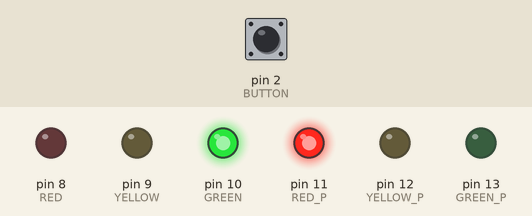
A sketch run on a simulated Arduino Uno, built with avr-gcc and run on an emulated ATmega328P. Parts: output pins drawn as LEDs (lit = HIGH). The test bench sets the inputs (shaded band); at power-on: pin 2 (BUTTON) LOW.

Above: at 1.2 s.
1.3 s: pin 2 (BUTTON) pulled HIGH for 0.15 s
At 2.7 s:
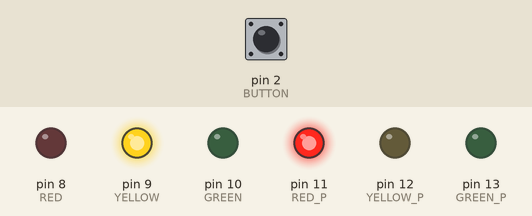
At 9.7 s:
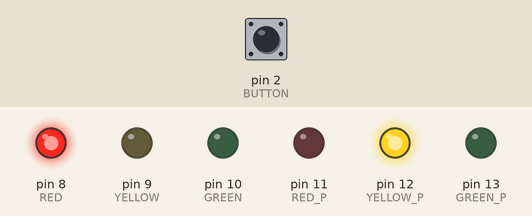
10.4 s: pin 2 (BUTTON) pulled HIGH for 1 s
At 16.2 s:
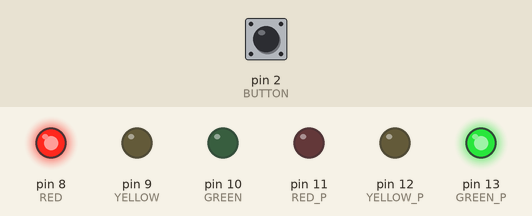
Timing chart, 0 to 22.8 s (numbered marks = the images above; inputs shaded):
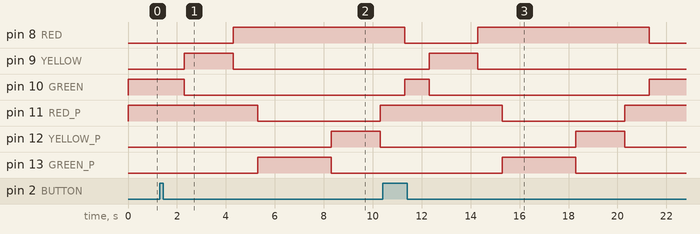

Measured:
- after the input at 1.3 s, pin 8 (RED): LOW → HIGH after 3.0 s; pin 9 (YELLOW): LOW → HIGH after 1.0 s, → LOW 2.0 s later; pin 10 (GREEN): HIGH → LOW after 1.0 s; pin 11 (RED_P): HIGH → LOW after 4.0 s, → HIGH 5.0 s later; pin 12 (YELLOW_P): LOW → HIGH after 7.0 s, → LOW 2.0 s later
- after the input at 10.4 s, pin 9 (YELLOW): LOW → HIGH after 1.9 s, → LOW 2.0 s later; pin 11 (RED_P): HIGH → LOW after 4.9 s, → HIGH 5.0 s later; pin 12 (YELLOW_P): LOW → HIGH after 7.9 s, → LOW 2.0 s later; pin 13 (GREEN_P): LOW → HIGH after 4.9 s, → LOW 3.0 s later

The sketch:

two_semaphore_pawn.ino
```cpp
#include <LiquidCrystal.h>
#include <Wire.h>

#define GREEN_P 13
#define YELLOW_P 12
#define RED_P 11
#define BUTTON 2
#define GREEN 10
#define YELLOW 9
#define RED 8

void setup() {

  // put your setup code here, to run once:
  pinMode(GREEN, OUTPUT);
  pinMode(YELLOW, OUTPUT);
  pinMode(RED, OUTPUT);
    pinMode(GREEN_P, OUTPUT);
  pinMode(YELLOW_P, OUTPUT);
  pinMode(RED_P, OUTPUT);
  pinMode(BUTTON, INPUT);
  Serial.begin(9600);
  digitalWrite(GREEN, HIGH);
  digitalWrite(YELLOW, LOW);
  digitalWrite(RED, LOW);
  digitalWrite(GREEN_P, LOW);
  digitalWrite(YELLOW_P, LOW);
  digitalWrite(RED_P, HIGH);
}

void loop() {
  // put your main code here, to run repeatedly:
  if(digitalRead(BUTTON) == HIGH){
    delay(1000);
    digitalWrite(GREEN, LOW);
    digitalWrite(YELLOW, HIGH);
    delay(2000);
    digitalWrite(YELLOW, LOW);
    digitalWrite(RED, HIGH);
    delay(1000);
    digitalWrite(RED_P, LOW);
    digitalWrite(GREEN_P, HIGH);
    delay(3000);
    digitalWrite(GREEN_P, LOW);
    digitalWrite(YELLOW_P, HIGH);
    delay(2000);
    digitalWrite(YELLOW_P, LOW);
    digitalWrite(RED_P, HIGH);
    delay(1000);
    digitalWrite(RED, LOW);
    digitalWrite(GREEN, HIGH);
  }
}
```
